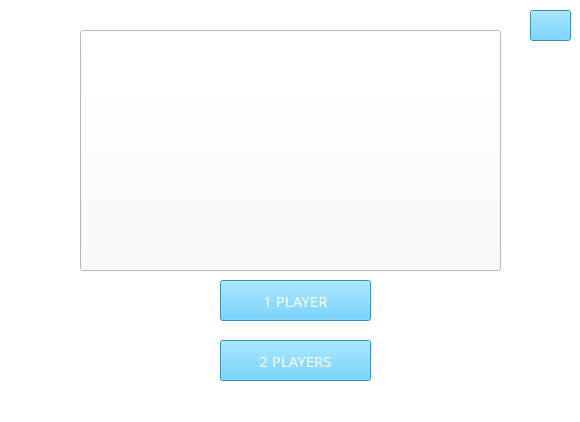
<?xml version="1.0" encoding="UTF-8"?>
<ui version="4.0">
 <class>MainWindow</class>
 <widget class="QMainWindow" name="MainWindow">
  <property name="geometry">
   <rect>
    <x>0</x>
    <y>0</y>
    <width>580</width>
    <height>422</height>
   </rect>
  </property>
  <property name="windowTitle">
   <string>MainWindow</string>
  </property>
  <property name="styleSheet">
   <string notr="true">background-color: rgb(255, 255, 255);</string>
  </property>
  <widget class="QWidget" name="centralwidget">
   <widget class="QPushButton" name="button2">
    <property name="geometry">
     <rect>
      <x>220</x>
      <y>340</y>
      <width>151</width>
      <height>41</height>
     </rect>
    </property>
    <property name="font">
     <font>
      <family>Stencil</family>
      <pointsize>11</pointsize>
     </font>
    </property>
    <property name="whatsThis">
     <string>&lt;html&gt;&lt;head/&gt;&lt;body&gt;&lt;p&gt;&lt;span style=&quot; font-weight:600; color:#ffffff;&quot;&gt;2 PLAYERS &lt;/span&gt;&lt;/p&gt;&lt;/body&gt;&lt;/html&gt;</string>
    </property>
    <property name="styleSheet">
     <string notr="true">background-color: rgb(76, 199, 255);
color: rgb(255, 255, 255);</string>
    </property>
    <property name="text">
     <string>2 PLAYERS</string>
    </property>
   </widget>
   <widget class="QPushButton" name="background">
    <property name="geometry">
     <rect>
      <x>80</x>
      <y>30</y>
      <width>421</width>
      <height>241</height>
     </rect>
    </property>
    <property name="styleSheet">
     <string notr="true">border-image: url(:/myimage/image/background3.jpg);</string>
    </property>
    <property name="text">
     <string/>
    </property>
   </widget>
   <widget class="QPushButton" name="Sound_2">
    <property name="geometry">
     <rect>
      <x>530</x>
      <y>10</y>
      <width>41</width>
      <height>31</height>
     </rect>
    </property>
    <property name="styleSheet">
     <string notr="true">image:url(:/myimage/image/sound_on.png);
background-color: rgb(76, 199, 255);
</string>
    </property>
    <property name="text">
     <string/>
    </property>
   </widget>
   <widget class="QPushButton" name="button1">
    <property name="geometry">
     <rect>
      <x>220</x>
      <y>280</y>
      <width>151</width>
      <height>41</height>
     </rect>
    </property>
    <property name="font">
     <font>
      <family>Stencil</family>
      <pointsize>11</pointsize>
     </font>
    </property>
    <property name="whatsThis">
     <string>&lt;html&gt;&lt;head/&gt;&lt;body&gt;&lt;p&gt;&lt;span style=&quot; font-weight:600; color:#ffffff;&quot;&gt;1 PLAYERS&lt;/span&gt;&lt;/p&gt;&lt;/body&gt;&lt;/html&gt;</string>
    </property>
    <property name="styleSheet">
     <string notr="true">background-color: rgb(76, 199, 255);
color: rgb(255, 255, 255);</string>
    </property>
    <property name="text">
     <string>1 PLAYER</string>
    </property>
   </widget>
  </widget>
  <widget class="QMenuBar" name="menubar">
   <property name="geometry">
    <rect>
     <x>0</x>
     <y>0</y>
     <width>580</width>
     <height>18</height>
    </rect>
   </property>
  </widget>
  <widget class="QStatusBar" name="statusbar"/>
 </widget>
 <resources>
  <include location="images.qrc"/>
 </resources>
 <connections/>
</ui>
